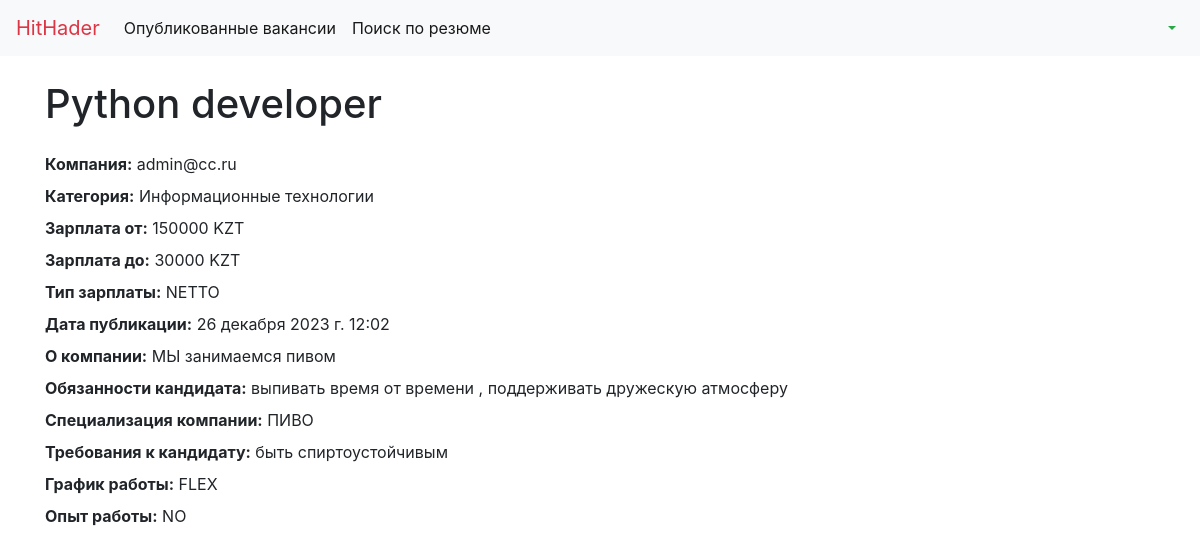
The app's page /my_vacancys/1 with its own data.
### apps/main/models.py (models this page shows, shortened)
class Vacancy(models.Model):
    class WorkExperienceChoices(models.TextChoices):
        NO_EXPERIENCE = 'NO',_('Без опыта')
        ONETOTHREE = '1-3',_('1-3 года')
        THREETOFIVE = '3-5',_('3-5 лет')
        FIVEANDMORE = '5-M',_('5 лет и больше')
    class SeleryTypeChoises(models.TextChoices):
        NETTO  = 'NETTO',_('Нетто')
        BRUTTO = 'BRUTTO',_('Брутто')
    company = models.ForeignKey(
        verbose_name='компания',
        to=CustomUser,
        related_name='vacancy',
        on_delete=models.PROTECT
    )
    title = models.CharField(
        verbose_name='название вакансии',
        max_length=150
    )
    category = models.ForeignKey(
        verbose_name='категория',
        to = CategoryChoices,
        on_delete = models.CASCADE,
        null = True,
        blank =True
    )
    selery_lower_limit = models.PositiveIntegerField(
        verbose_name = 'зарплата от',
        null= True,
        blank = True,
        help_text='введите нижний предел зарплаты'
    )
    selery_upper_limit = models.PositiveIntegerField(
        verbose_name = 'зарплата до',
        null = True,
        blank = True,
        help_text='введите верхний предел зарплаты'
    )
    selery_currency= models.CharField(
        verbose_name = 'валюта',
        max_length = 15,
        choices = CurriculumVitae.CurrencyChoices.choices,
        null = True,
        blank= True
    )
    selery_type = models.CharField(
        verbose_name = 'тип зарплаты',
        max_length= 15,
        choices = SeleryTypeChoises.choices,
        null = True,
        blank = True,
        help_text='выберите тип выплачиваемой зарплаты'
    )
    publish_date = models.DateTimeField(
        verbose_name='дата публикации',
        auto_created=True,
        default=datetime.now()
    )
    about_company = models.TextField(
        verbose_name='о компании',
        help_text='расскажите о вашей компании'
    )
    responsibilities = models.TextField(
        verbose_name='обязанности кандидата',
        help_text='расскажите об обязанностях кандидата'
    )
    specialization = models.TextField(
        verbose_name='специализация компании',
        help_text='расскажите о вашей специализации'
    )
    requirements = models.TextField(
        verbose_name='требования к кандидату',
        help_text='расскажите о требованиях к кандидату'
    )
    schedule = models.CharField(
        verbose_name='график работы',
        max_length=15,
        choices=CurriculumVitae.ScheduleChoices.choices,
        default=CurriculumVitae.ScheduleChoices.NOT_SELECTED
    )
    work_experience = models.CharField(
        verbose_name='опыт работы',
        max_length=5,
        choices=WorkExperienceChoices.choices,
        default=WorkExperienceChoices.ONETOTHREE
    )
    class Meta:
        verbose_name = 'вакансия'
        verbose_name_plural = 'вакансии'
        ordering = ('-id',)

class CategoryChoices(models.Model):
        title = models.CharField(
            verbose_name ='категория',
            max_length=100,
            unique = True
        )
        slug = AutoSlugField(
        populate_from='title',
        unique=True,
        editable=True,
        verbose_name='слаг'
        )
        def __str__(self) -> Any:
            return self.title
        class Meta:
            verbose_name= 'категория'
            verbose_name_plural = 'категории'
            ordering = ('-id',)

### apps/auths/models.py (models this page shows, shortened)
class CustomUser(AbstractUser,PermissionsMixin):
    email = models.EmailField(
        verbose_name='почта',
        unique=True,
        validators=[EmailValidator("Введите корректный адрес электронной почты.")]
    )
    username = None
    first_name = models.CharField(
        verbose_name='имя',
        max_length=100,
        null=True,
        blank=True
    )
    last_name = models.CharField(
        verbose_name='фамилия',
        max_length=150,
        null=True,
        blank=True
    )
    company_name = models.CharField(
        verbose_name='название компании',
        max_length=100,
        null=True,
        blank=True
    )
    birth_date = models.DateField(
        verbose_name='дата рождения',
        null=True,
        blank=True
    )
    photo = models.ImageField(
        verbose_name='фото/логотип',
        upload_to='logos/',
        null=True,
        blank=True,
        validators=[
            FileExtensionValidator(
                ['PNG', 'JPEG', 'GIF', 'RAW', 'TIFF', 'BMP', 'PSD','JPG'],
                'Формат загруженного файла не поддерживается'
            )
        ]
    )
    is_company = models.BooleanField(
        verbose_name = 'компания',
        default=False
    )
    is_active = models.BooleanField(
        verbose_name='статус активности',
        default=True
    )
    is_superuser=models.BooleanField(
        verbose_name='статус администратора',
        default=False
    )
    is_staff = models.BooleanField(
        verbose_name='статус работника',
        default=True
    )
    datetime_joined = models.DateTimeField(
        verbose_name='дата регистрации',
        auto_now_add = True
    )
    objects = CustomUserManager()
    USERNAME_FIELD = 'email'
    EMAIL_FIELD = 'email'
    REQUIRED_FIELDS = []
    def __str__(self) -> str:
        return self.email
    class Meta:
        verbose_name = 'пользователь'
        verbose_name_plural = 'пользователи'
        ordering = ('-id',)

### apps/frontend/views.py (the view)
# urls.py: path('my_vacancys/<int:pk>',MyVacancyDetailView.as_view(),name='my_vacancy_detail'),
class MyVacancyDetailView(View):
    template_name=  'my_vacancy_detail.html'
    def get(self,request:HttpRequest,pk)->HttpResponse:
        user = get_user_model_custom(request)
        vacancy= Vacancy.objects.get(id=pk)
        return render(
            request=request,
            template_name=self.template_name,
            context={
                'user':user,
                'vacancy':vacancy
            }
        )

### apps/frontend/services.py (called while the page is built)
def get_user_model_custom(request:HttpRequest)->HttpResponse:
    jwt_token = request.COOKIES.get('jwt')
    try:
        payload = jwt.decode(jwt_token, settings.JWT_SECRET_KEY, algorithms=['HS256'])
        user_id = payload['id']
    except jwt.ExpiredSignatureError:
        return HttpResponseBadRequest('Token has expired')
    except jwt.InvalidTokenError:
        return HttpResponseBadRequest('Invalid token')
    User = get_user_model()
    user = User.objects.get(pk=user_id)
    return user

### apps/frontend/templates/my_vacancy_detail.html (shortened to what this page needs)
<!DOCTYPE html>
<html lang="en">
<head>
    <link rel="stylesheet" href="https://stackpath.bootstrapcdn.com/bootstrap/4.5.2/css/bootstrap.min.css">
</head>
<body>
    <nav class="navbar navbar-expand-lg navbar-light bg-light">
        <a class="navbar-brand text-danger" href="http://localhost:8000/main-page/">HitHader</a>
        <div class="collapse navbar-collapse" id="navbarNav">
            <ul class="navbar-nav">
                <li class="nav-item active">
                    <a class="nav-link" href="{% url 'my_vacancys' %}">Опубликованные вакансии</a>
                </li>
                <li class="nav-item active">
                    <a class="nav-link" href="#">Поиск по резюме</a>
                </li>
            </ul>
            <ul class="navbar-nav ml-auto">
                <li class="nav-item dropdown">
                    <a class="nav-link dropdown-toggle text-success font-weight-bold" href="#" id="navbarDropdown"
                        role="button" data-toggle="dropdown" aria-haspopup="true" aria-expanded="false">
                    </a>
                </li>
            </ul>
        </div>
    </nav>
    <div class="container mt-4">
        <h1 class="mb-4">{{ vacancy.title }}</h1>
        <div class="mb-2">
            <strong>Компания:</strong> {{ vacancy.company }}
        </div>
        <div class="mb-2">
            <strong>Категория:</strong> {{ vacancy.category }}
        </div>
        <div class="mb-2">
            <strong>Зарплата от:</strong> {{ vacancy.selery_lower_limit }} {{ vacancy.selery_currency }}
        </div>
        <div class="mb-2">
            <strong>Зарплата до:</strong> {{ vacancy.selery_upper_limit }} {{ vacancy.selery_currency }}
        </div>
        <div class="mb-2">
            <strong>Тип зарплаты:</strong> {{ vacancy.selery_type }}
        </div>
        <div class="mb-2">
            <strong>Дата публикации:</strong> {{ vacancy.publish_date }}
        </div>
        <div class="mb-2">
            <strong>О компании:</strong> {{ vacancy.about_company }}
        </div>
        <div class="mb-2">
            <strong>Обязанности кандидата:</strong> {{ vacancy.responsibilities }}
        </div>
        <div class="mb-2">
            <strong>Специализация компании:</strong> {{ vacancy.specialization }}
        </div>
        <div class="mb-2">
            <strong>Требования к кандидату:</strong> {{ vacancy.requirements }}
        </div>
        <div class="mb-2">
            <strong>График работы:</strong> {{ vacancy.schedule }}
        </div>
        <div class="mb-2">
            <strong>Опыт работы:</strong> {{ vacancy.work_experience }}
        </div>
    </div>
</body>
</html>

### records on screen
Vacancy: title "Python developer", company "admin@cc.ru", category "Информационные технологии", selery_lower_limit "150000", selery_currency "KZT", selery_upper_limit "30000", selery_type "NETTO", publish_date "26 декабря 2023 г. 12:02", about_company "МЫ занимаемся пивом", responsibilities "выпивать время от времени , поддерживать дружескую атмосферу", specialization "ПИВО", requirements "быть спиртоустойчивым", schedule "FLEX", work_experience "NO"
